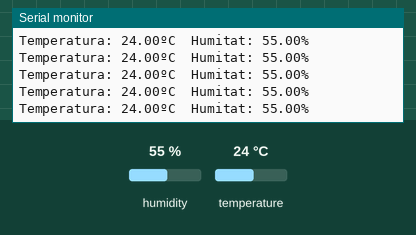
This sketch was run on a simulated Arduino Uno, built with avr-gcc and run on an emulated ATmega328P. Shown: the last lines printed to the serial monitor. Inputs (shaded band) come from the test bench; at power-on: humidity 55 %, temperature 24 °C.

Above: at 2.8 s.
2.9 s: humidity set to 22 %
At 4.4 s:
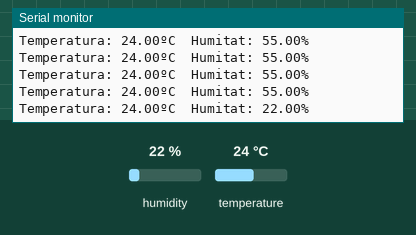
5.6 s: temperature set to 12 °C
At 5.6 s:
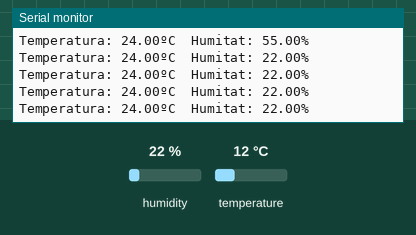
8.3 s: humidity set to 40 %
At 9.0 s:
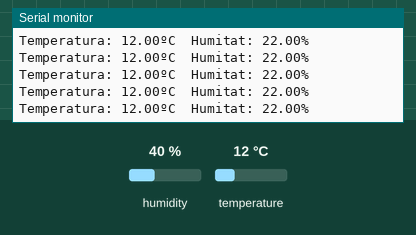
Timing chart, 0 to 11.3 s (numbered marks = the images above; inputs shaded):
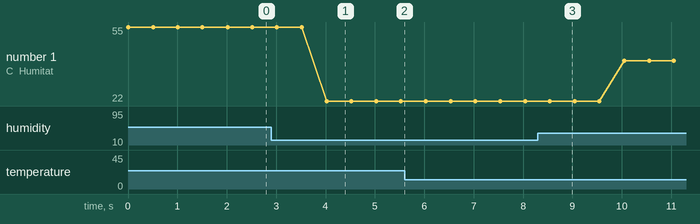

Measured:
- after the input at 2.9 s, the serial monitor: prints a new line after 1.1 s (image 1)
- plotted number 1: 55 → 22 after the input at 2.9 s, 22 → 40 after the input at 8.3 s

The sketch:

Sensor_DHT.ino
```cpp
// Llibreries del sensor
#include <DHT.h>


// Objecte sensor de tipus DHT22 connectat al pin 2
DHT dht(2, DHT22);

void setup() {
  Serial.begin(9600);
  dht.begin();
}

void loop() {
  // Llegim dades del sensor
  float temperatura = dht.readTemperature();
  float humitat = dht.readHumidity();

  // Mostrem els resultats per pantalla
  Serial.print("Temperatura: ");
  Serial.print(temperatura);
  Serial.print("ºC\tHumitat: ");
  Serial.print(humitat);
  Serial.println("%");
  delay(500);
}
```
